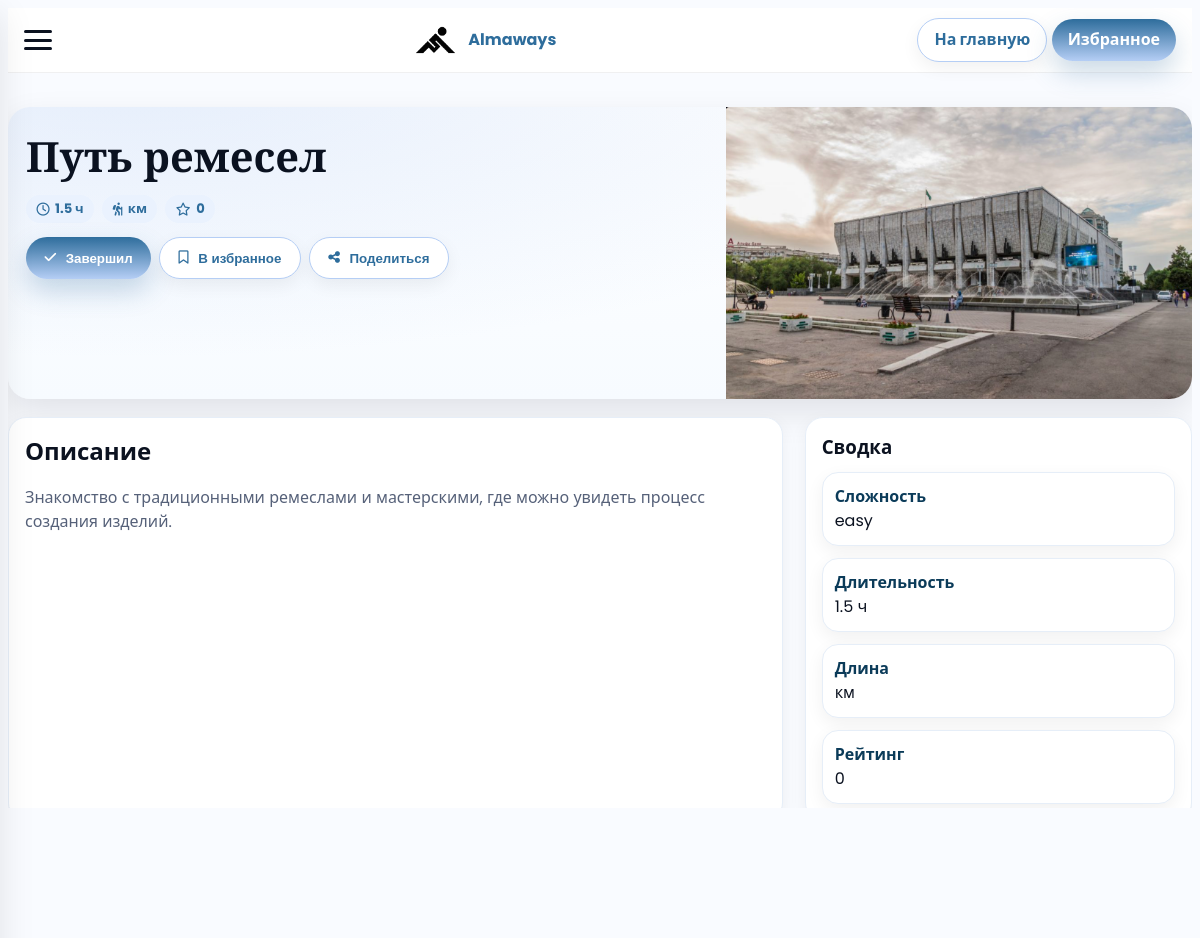
The page /cul/5 on the database its author committed.
### data/user.py (models this page shows)
class Route(SqlAlchemyBase):
    __tablename__ = 'routes'
    id = sqlalchemy.Column(sqlalchemy.Integer, primary_key=True, unique=True)
    route_key = sqlalchemy.Column(sqlalchemy.String, nullable=False, unique=True)
    title = sqlalchemy.Column(sqlalchemy.String, nullable=False)
    short_description = sqlalchemy.Column(sqlalchemy.String, nullable=True)   # NEW
    description = sqlalchemy.Column(sqlalchemy.Text, nullable=True)           # (было description — оставляем)
    image_url = sqlalchemy.Column(sqlalchemy.String, nullable=True)
    duration = sqlalchemy.Column(sqlalchemy.Float, nullable=True)             # часы
    difficulty = sqlalchemy.Column(sqlalchemy.String, nullable=True)
    map_embed = sqlalchemy.Column(sqlalchemy.Text, nullable=True)
    is_published = sqlalchemy.Column(sqlalchemy.Boolean, default=True, nullable=False)

### backend.py (the view, shortened to what this page needs)
@app.route('/cul/<int:route_id>')
def cul_dynamic(route_id):
    db_sess = db_session.create_session()
    route = db_sess.get(Route, route_id)
    db_sess.close()
    return render_template("cul/route_detail.html", route=route, current_user=current_user)

### data/db_session.py (called while the page is built)
def create_session() -> Session:
    global __factory
    return __factory()

### templates/cul/route_detail.html (shortened to what this page needs)
<!DOCTYPE html>
<html lang="ru">
<head>
  <link rel="stylesheet" href="https://cdnjs.cloudflare.com/ajax/libs/font-awesome/6.5.2/css/all.min.css"/>
</head>
<body>
<header class="header">
  <div class="burger-menu" id="burger-menu"><span></span><span></span><span></span></div>
  <div class="brand">
    <img src="{{ url_for('static', filename='img/logo.png') }}" alt="Logo"/>
    <strong>Almaways</strong>
  </div>
  <div class="hidden sm:flex items-center gap-2">
    <a href="{{ url_for('index') }}" class="btn ghost" style="padding:.55rem 1rem">На главную</a>
    <a href="{{ url_for('favourites') }}" class="btn" style="padding:.55rem 1rem">Избранное</a>
  </div>
</header>
<main class="container" style="padding:18px 0 28px">
  <section class="hero">
    <div class="hero-inner">
      <div class="hero-info">
        <h1 class="hero-title">{{ route.title or route.name }}</h1>
        <div class="hero-meta">
          {% set dur = route.duration or route.duration_hours %}
          {% if dur %}<span class="chip"><i class="fa-regular fa-clock"></i> {{ dur }} ч</span>{% endif %}
          {% if route.length_km is not none or route.length is not none %}
            <span class="chip"><i class="fa-solid fa-person-hiking"></i> {{ route.length_km or route.length }} км</span>
          {% endif %}
          <span class="chip"><i class="fa-regular fa-star"></i> {{ (route.rating or route.popularity or 0)|round(1) }}</span>
        </div>
        <div style="display:flex;gap:8px;flex-wrap:wrap;margin-top:14px">
          <button id="btn-completed" class="btn"><i class="fa-solid fa-check"></i> Завершил</button>
          <button id="btn-fav" class="btn ghost"><i class="fa-regular fa-bookmark"></i> В избранное</button>
          <button id="btn-share" class="btn ghost"><i class="fa-solid fa-share-nodes"></i> Поделиться</button>
        </div>
      </div>
      <div class="hero-cover">
        <img src="{{ route.image_url or route.img or url_for('static', filename='img/placeholder.jpg') }}"
             alt="{{ route.title or route.name }}"
             onerror="this.src='{{ url_for('static', filename='img/placeholder.jpg') }}'">
      </div>
    </div>
  </section>
  <section class="grid">
    <article class="card">
      <h2 style="margin:0 0 10px">Описание</h2>
      {% if route.short_description %}<p style="color:#566179">{{ route.short_description }}</p>{% endif %}
    </article>
    <aside class="card sticky">
      <h3 style="margin:0 0 10px">Сводка</h3>
      <div class="steps">
        <div class="step"><div style="font-weight:800;color:#0b3b59">Сложность</div><div>{{ route.difficulty or '—' }}</div></div>
        <div class="step"><div style="font-weight:800;color:#0b3b59">Длительность</div><div>{{ dur ~ ' ч' if dur else '—' }}</div></div>
        <div class="step"><div style="font-weight:800;color:#0b3b59">Длина</div><div>{{ (route.length_km or route.length) ~ ' км' if (route.length_km is not none or route.length is not none) else '—' }}</div></div>
        <div class="step"><div style="font-weight:800;color:#0b3b59">Рейтинг</div><div>{{ (route.rating or route.popularity or 0)|round(1) }}</div></div>
      </div>
    </aside>
  </section>
  <section class="card" style="margin-top:12px">
    <h3 style="margin:0 0 10px">Похожие</h3>
  </section>
</main>
</body>
</html>

### templates/cul/route_detail.html (style rules this page uses)
:root { --bg:#F9FBFF; --panel:#FFFFFF; --ink:#0B1220; --muted:#566179; --primary:#B5CEF5; --secondary:#2E6D9C; --ring:#B5CEF5; --r-s:12px; --r-m:16px; --r-l:22px; --pill:999px; --s-s:0 6px 18px rgba(2,6,23,.06); --s-m:0 14px 34px rgba(2,6,23,.10); --s-l:0 24px 64px rgba(46,109,156,.22); }
html,body { height:100%;background:var(--bg);color:var(--ink);font-family:'Poppins',system-ui,sans-serif;line-height:1.5;overflow-x:hidden }
img { display:block;max-width:100%;height:auto }
a { color:var(--secondary);text-decoration:none }
.container { max-width:1200px;margin:0 auto;padding:0 16px }
.header { position:sticky;top:0;z-index:50;height:64px;display:flex;align-items:center;justify-content:space-between;padding:0 16px;background:rgba(255,255,255,.92);backdrop-filter:blur(12px);border-bottom:1px solid rgba(2,6,23,.06) }
.brand { display:flex;align-items:center;gap:10px }
.brand img { height:32px }
.brand strong { color:var(--secondary) }
.burger-menu { width:28px;height:20px;display:flex;flex-direction:column;justify-content:space-between;cursor:pointer }
.burger-menu span { height:3px;background:var(--ink);border-radius:3px;transition:.25s }
.btn { display:inline-flex;align-items:center;gap:.6rem;border:0;border-radius:var(--pill);padding:.78rem 1.15rem;font-weight:800;color:#fff;background:linear-gradient(180deg,var(--secondary),var(--primary));box-shadow:0 12px 26px rgba(46,109,156,.25);transition:.18s }
.btn.ghost { background:#fff;color:var(--secondary);border:1px solid var(--primary);box-shadow:var(--s-s) }
.chip { display:inline-flex;align-items:center;gap:.35rem;border-radius:var(--pill);padding:.25rem .65rem;background:#EAF2FE;color:#2E6D9C;font-weight:700;font-size:.82rem }
.hero { margin:16px 0;border-radius:22px;overflow:hidden;background:radial-gradient(900px 280px at 10% -10%, rgba(181,206,245,.35), transparent),linear-gradient(180deg,#fff,#f7fbff);box-shadow:var(--s-m) }
.hero-inner { display:grid;grid-template-columns:1.2fr .8fr;gap:18px;align-items:stretch }
.hero-cover { position:relative }
.hero-cover img { width:100%;height:100%;object-fit:cover;aspect-ratio:16/10 }
.hero-info { padding:18px }
.hero-title { margin:0;font-family:'Playfair Display',serif;font-size:clamp(1.6rem,3.5vw,2.6rem) }
.hero-meta { display:flex;flex-wrap:wrap;gap:8px;margin-top:8px }
.grid { display:grid;grid-template-columns:2fr 1fr;gap:22px;margin:18px 0 }
.card { background:#fff;border:1px solid #e6eef8;border-radius:18px;box-shadow:var(--s-s);padding:16px }
.sticky { position:sticky;top:86px }
.steps { display:grid;gap:12px }
.step { background:#fff;border:1px solid #e6eef8;border-radius:16px;padding:12px;box-shadow:var(--s-s) }

### rows shown on the page
Route: title "Путь ремесел", duration "1.5", image_url (picture), short_description "Знакомство с традиционными ремеслами и мастерскими, где можно увидеть процесс создания изделий.", difficulty "easy", duration "1.5 ч"

### other values the page prints
{{ (route.rating or route.popularity or 0)|round(1) }} "0"
